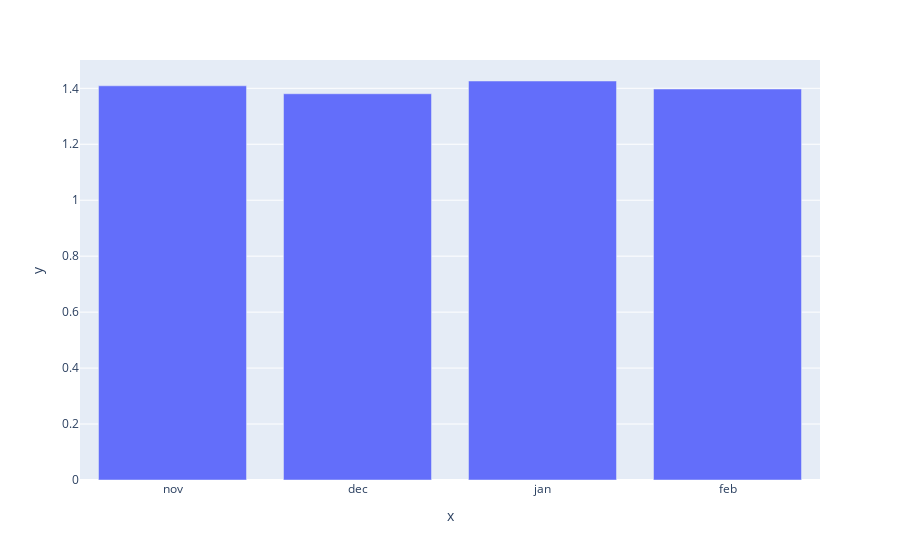

Notebook source saved alongside this figure:
### Code cell
# plotting the above information as a bar graph using plotly express

# specifying x axis
x_axis_labels = ['nov', 'dec', 'jan', 'feb']

fig = px.bar(x=x_axis_labels, y=order_freq)
fig.show()

# This is the frequency of orders placed by users on monthly basis

### Figure 1 — Plotly figure (JSON) as saved in the notebook; plotly's stock layout.template omitted (floating-point values rounded to 4 significant figures)
{"data": [{"alignmentgroup": "True", "hovertemplate": "x=%{x}<br>y=%{y}<extra></extra>", "legendgroup": "", "marker": {"color": "#636efa", "pattern": {"shape": ""}}, "name": "", "offsetgroup": "", "orientation": "v", "showlegend": false, "textposition": "auto", "type": "bar", "x": ["nov", "dec", "jan", "feb"], "xaxis": "x", "y": [1.409, 1.38, 1.426, 1.397], "yaxis": "y"}], "layout": {"barmode": "relative", "legend": {"tracegroupgap": 0}, "margin": {"t": 60}, "xaxis": {"anchor": "y", "domain": [0, 1], "title": {"text": "x"}}, "yaxis": {"anchor": "x", "domain": [0, 1], "title": {"text": "y"}}}}
